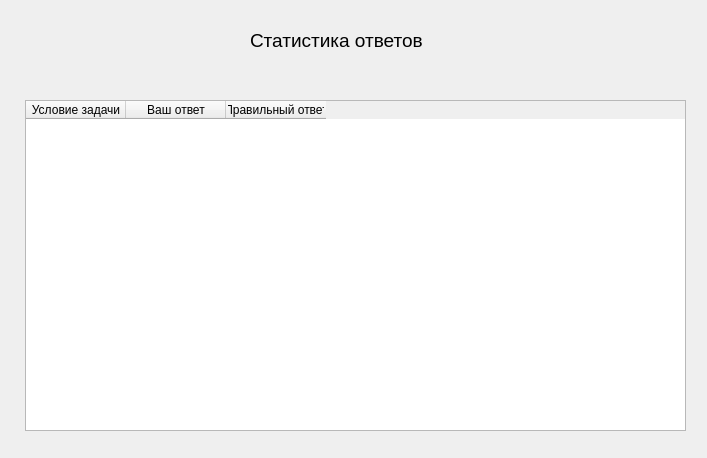
<?xml version="1.0" encoding="UTF-8"?>
<ui version="4.0">
 <class>Dialog</class>
 <widget class="QDialog" name="Dialog">
  <property name="geometry">
   <rect>
    <x>0</x>
    <y>0</y>
    <width>707</width>
    <height>458</height>
   </rect>
  </property>
  <property name="windowTitle">
   <string>Dialog</string>
  </property>
  <widget class="QLabel" name="label">
   <property name="geometry">
    <rect>
     <x>250</x>
     <y>30</y>
     <width>241</width>
     <height>21</height>
    </rect>
   </property>
   <property name="font">
    <font>
     <pointsize>14</pointsize>
    </font>
   </property>
   <property name="text">
    <string>Статистика ответов</string>
   </property>
  </widget>
  <widget class="QTableWidget" name="tableWidget">
   <property name="geometry">
    <rect>
     <x>25</x>
     <y>100</y>
     <width>661</width>
     <height>331</height>
    </rect>
   </property>
   <column>
    <property name="text">
     <string>Условие задачи</string>
    </property>
   </column>
   <column>
    <property name="text">
     <string>Ваш ответ</string>
    </property>
   </column>
   <column>
    <property name="text">
     <string>Правильный ответ</string>
    </property>
   </column>
  </widget>
 </widget>
 <resources/>
 <connections/>
</ui>
